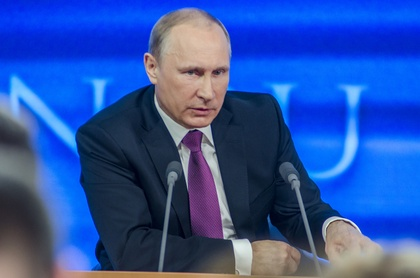
%> input picture images/putin-stock-free.jpg, 420 x 278 px, shrunk from 1920 x 1272 before the run
$ octave image_negative_BGT.m   (GNU Octave 9; MATLAB toolbox functions it lacks are replaced by stand-ins)
%> lines starting %> are read from the running program, lines starting %| are printed output that depends on the picture
clc;
close all;
clear all;

rgbi = imread('~/octave/sim2lab/images/putin-stock-free.jpg');
%> rgbi is the input picture: size 278x420x3 uint8; mean R, G, B 45.1, 82.8, 165.7
gri = rgb2gray(rgbi);
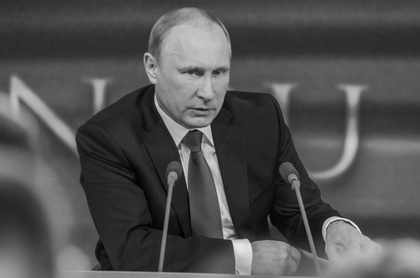
%> gri: size 278x420 uint8; min 3, max 241, mean 81
[x_ y_] = size(gri);
%> x_ = 278; y_ = 420
grneg = gri;

for i=1:x_
  for j=1:y_
    grineg(i,j)=255-gri(i,j);
  end
end
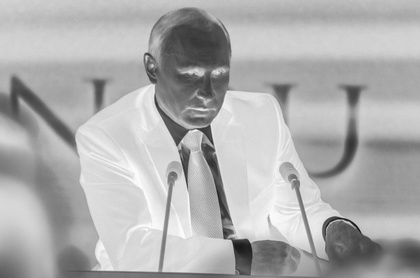
%> grineg: size 278x420 uint8; min 14, max 252, mean 174


subplot(3,1,1);
imshow(grineg);

subplot(3,1,2);
imshow(gri);

subplot(3,1,3);
imshow(rgbi);

$ run again, with images/1595px-Volodymyr_Zelensky_Official_portrait.jpg copied over images/putin-stock-free.jpg
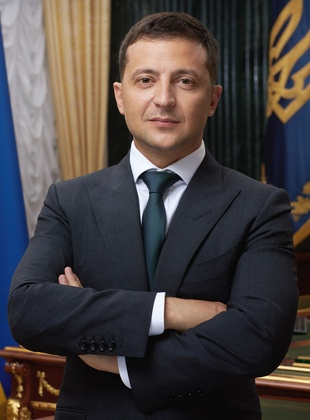
%> input picture images/1595px-Volodymyr_Zelensky_Official_portrait.jpg, 310 x 420 px, shrunk from 1595 x 2160 before the run
%> rgbi is the input picture: size 420x310x3 uint8; mean R, G, B 71.9, 65.5, 64.8
%> `gri = rgb2gray(rgbi);`:
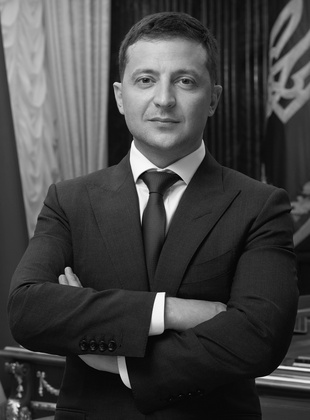
%> gri: size 420x310 uint8; min 0, max 255, mean 67.3
%> after the loop `for i=1:x_`:
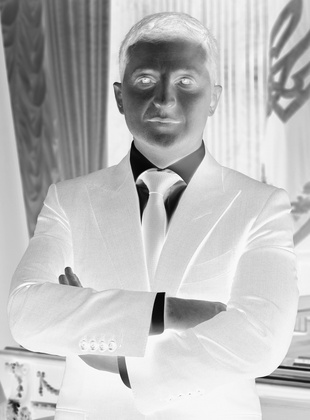
%> grineg: size 420x310 uint8; min 0, max 255, mean 187.7

$ run again, with images/market-spices-stock-free.jpg copied over images/putin-stock-free.jpg
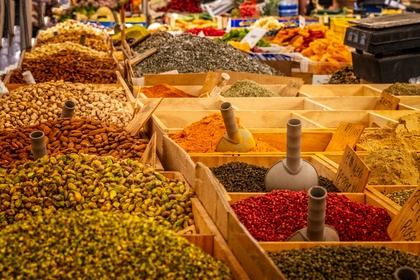
%> input picture images/market-spices-stock-free.jpg, 420 x 280 px, shrunk from 1920 x 1280 before the run
%> rgbi is the input picture: size 280x420x3 uint8; mean R, G, B 155.8, 95.8, 34.4
%> `gri = rgb2gray(rgbi);`:
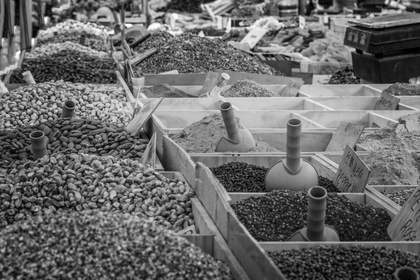
%> gri: size 280x420 uint8; min 0, max 254, mean 106.7
%> after the loop `for i=1:x_`:
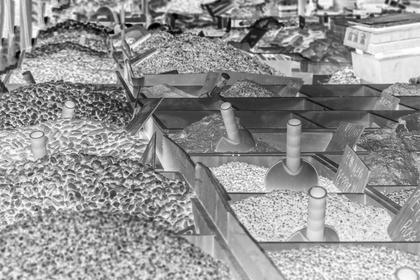
%> grineg: size 280x420 uint8; min 1, max 255, mean 148.3
